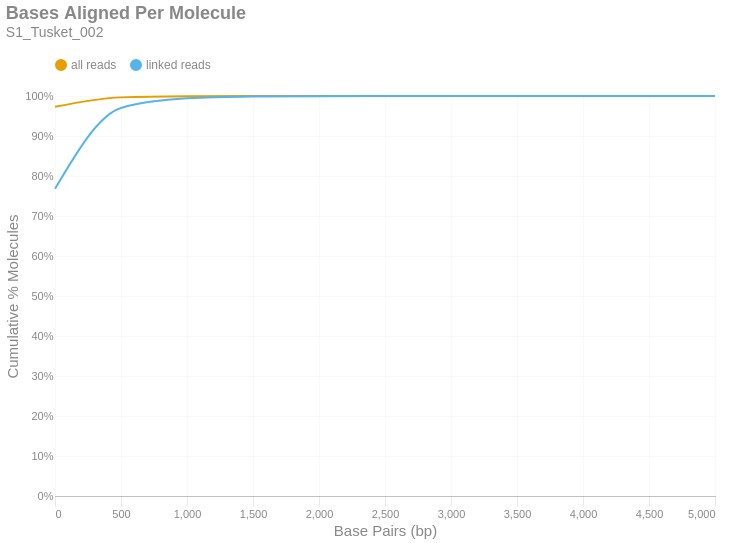

Notebook code cell kept with this figure:
### Markdown cell above
### Bases Aligned Per Molecule
This is a cumulative frequency distribution showing the number of base pairs aligned per unique molecule. These data are shown in 500 bp bins. There are two distributions: one with `all reads` (yellow) and another with only `linked reads` (blue). The percent of molecules in the `linked reads` distribution is relative to the total number of linked molecules.

### Code cell
if SKIPLR:
    print_html(f"Skipped")
else:
    binned_df = consolidated_hist(valids['aligned_bp'], mask, 500, True)
    with SafeRender(binned_df):
        (
            density_plot(binned_df, 'Bases Aligned Per Molecule', samplename, 'basesper')
            .encode(
                x=alt.X('bin:Q', title="Base Pairs (bp)").axis(tickMinStep=500).scale(padding=0),
                y=alt.Y('value:Q', title='Cumulative % Molecules')
                    .axis(format='%')
                    .scale(domain = [0,1])
                    .stack(False),
                color=alt.Color("key:N").scale(domain = ["all reads", "linked reads"]),
                tooltip = [
                    alt.Tooltip("key:N", title = "Data Type"),
                    alt.Tooltip("range_label:N", title="Bases Aligned Per Molecule"),
                    alt.Tooltip("value:Q", format = ".2%", title="% Molecules (Cum.)")
                ]
            )
        ).display()

### Figure 1 — Vega-Lite specification as saved in the notebook (floating-point values rounded to 4 significant figures)
{"width": "container", "height": 400, "config": {"title": {"anchor": "start", "dy": -15, "fontSize": 18, "color": "#888888", "subtitleColor": "#888888", "subtitleFontSize": 14}, "arc": {"fill": "#0072B2"}, "axis": {"domainColor": "#888888", "domainWidth": 0.5, "gridWidth": 0.2, "grid": false, "titleFontWeight": 400, "titleFontSize": 15, "labelFontSize": 11, "labelColor": "#888888", "tickColor": "#888888", "tickWidth": 0.2, "titleColor": "#888888"}, "axisBand": {"grid": false}, "axisX": {"grid": true, "tickSize": 10, "domainCap": "round"}, "axisY": {"domain": false, "grid": true, "tickSize": 0, "domainCap": "round"}, "background": "transparent", "header": {"labelFontSize": 15, "labelColor": "#888888", "titleFontSize": 15, "titleFontWeight": 600, "titleColor": "#888888"}, "legend": {"labelFont": "sans-serif", "labelFontSize": 12, "labelColor": "#888888", "symbolSize": 100, "symbolType": "circle", "titleFontSize": 12, "titlePadding": 10, "titleColor": "#888888", "title": null, "orient": "top"}, "range": {"category": ["#E69F00", "#56B4E9", "#009E73", "#F0E442", "#0072B2", "#D55E00", "#CC79A7", "#000000"], "diverging": ["#cfe8f3", "#a2d4ec", "#73bfe2", "#46abdb", "#1696d2", "#12719e"]}, "area": {"fill": "#0072B2", "fillOpacity": 0.7, "line": true, "strokeOpacity": 0.7}, "line": {"color": "#0072B2", "stroke": "#0072B2", "strokeWidth": 2}, "trail": {"color": "#0072B2", "stroke": "#0072B2", "strokeWidth": 0, "size": 1}, "point": {"filled": true, "fillOpacity": 1.0, "size": 95}, "text": {"color": "#888888", "fontSize": 11, "align": "right", "fontWeight": 400, "size": 11}, "bar": {"fill": "#0072B2", "stroke": null}, "view": {"stroke": null, "continuousWidth": 660, "continuousHeight": 400}}, "data": {"name": "data-1cd6b9e4b2775881c9c4e0af7281c9df"}, "mark": {"type": "line", "interpolate": "monotone", "point": {"opacity": 0, "size": 275}}, "encoding": {"color": {"field": "key", "scale": {"domain": ["all reads", "linked reads"]}, "type": "nominal"}, "tooltip": [{"field": "key", "title": "Data Type", "type": "nominal"}, {"field": "range_label", "title": "Bases Aligned Per Molecule", "type": "nominal"}, {"field": "value", "format": ".2%", "title": "% Molecules (Cum.)", "type": "quantitative"}], "x": {"axis": {"tickMinStep": 500}, "field": "bin", "scale": {"padding": 0}, "title": "Base Pairs (bp)", "type": "quantitative"}, "y": {"axis": {"format": "%"}, "field": "value", "scale": {"domain": [0, 1]}, "stack": false, "title": "Cumulative % Molecules", "type": "quantitative"}}, "params": [{"name": "param_c36ac31b6afebe62", "select": {"type": "point", "fields": ["key"]}, "bind": "legend"}], "title": {"text": "Bases Aligned Per Molecule", "subtitle": "S1_Tusket_002"}, "transform": [{"fold": ["all reads (cumsum)", "linked reads (cumsum)"]}, {"calculate": "replace(datum.key, ' (cumsum)', '')", "as": "key"}, {"filter": {"param": "param_c36ac31b6afebe62"}}], "usermeta": {"embedOptions": {"downloadFileName": "S1_Tusket_002.basesper"}}, "$schema": "https://vega.github.io/schema/vega-lite/v6.1.0.json", "datasets": {"data-1cd6b9e4b2775881c9c4e0af7281c9df": [{"bin": "0.0", "interval": "0.0-500.0", "all reads": 0.9729, "linked reads": 0.7681, "all reads (cumsum)": 0.9729, "linked reads (cumsum)": 0.7681, "range_label": "0-499"}, {"bin": "500.0", "interval": "500.0-1000.0", "all reads": 0.02368, "linked reads": 0.202, "all reads (cumsum)": 0.9966, "linked reads (cumsum)": 0.9701, "range_label": "500-999"}, {"bin": "1000.0", "interval": "1000.0-1500.0", "all reads": 0.002761, "linked reads": 0.02398, "all reads (cumsum)": 0.9993, "linked reads (cumsum)": 0.9941, "range_label": "1000-1499"}, {"bin": "1500.0", "interval": "1500.0-2000.0", "all reads": 0.0005224, "linked reads": 0.004562, "all reads (cumsum)": 0.9998, "linked reads (cumsum)": 0.9987, "range_label": "1500-1999"}, {"bin": "2000.0", "interval": "2000.0-2500.0", "all reads": 0.0001139, "linked reads": 0.0009948, "all reads (cumsum)": 1.0, "linked reads (cumsum)": 0.9997, "range_label": "2000-2499"}, {"bin": "2500.0", "interval": "2500.0-3000.0", "all reads": 2.834e-05, "linked reads": 0.0002475, "all reads (cumsum)": 1.0, "linked reads (cumsum)": 0.9999, "range_label": "2500-2999"}, {"bin": "3000.0", "interval": "3000.0-3500.0", "all reads": 8.678e-06, "linked reads": 7.581e-05, "all reads (cumsum)": 1.0, "linked reads (cumsum)": 1.0, "range_label": "3000-3499"}, {"bin": "3500.0", "interval": "3500.0-4000.0", "all reads": 2.125e-06, "linked reads": 1.857e-05, "all reads (cumsum)": 1.0, "linked reads (cumsum)": 1.0, "range_label": "3500-3999"}, {"bin": "4000.0", "interval": "4000.0-4500.0", "all reads": 5.313e-07, "linked reads": 4.641e-06, "all reads (cumsum)": 1.0, "linked reads (cumsum)": 1.0, "range_label": "4000-4499"}, {"bin": "4500.0", "interval": "4500.0-5000.0", "all reads": 0.0, "linked reads": 0.0, "all reads (cumsum)": 1.0, "linked reads (cumsum)": 1.0, "range_label": "4500-4999"}, {"bin": "5000.0", "interval": "5000.0-5500.0", "all reads": 1.771e-07, "linked reads": 1.547e-06, "all reads (cumsum)": 1.0, "linked reads (cumsum)": 1.0, "range_label": "5000-5499"}]}}
